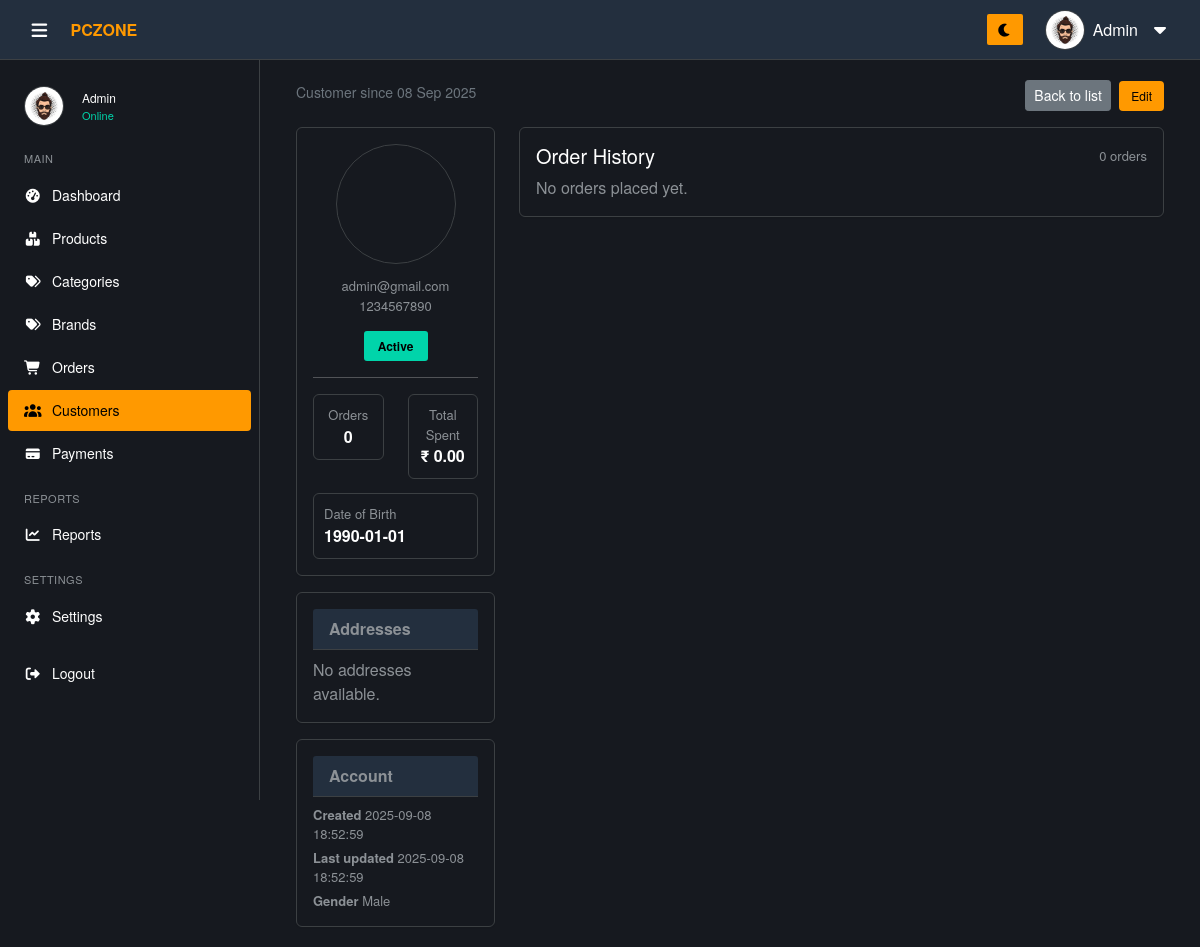
/admin/customer_view.php?id=1, run on an earlier commit of the app's database.
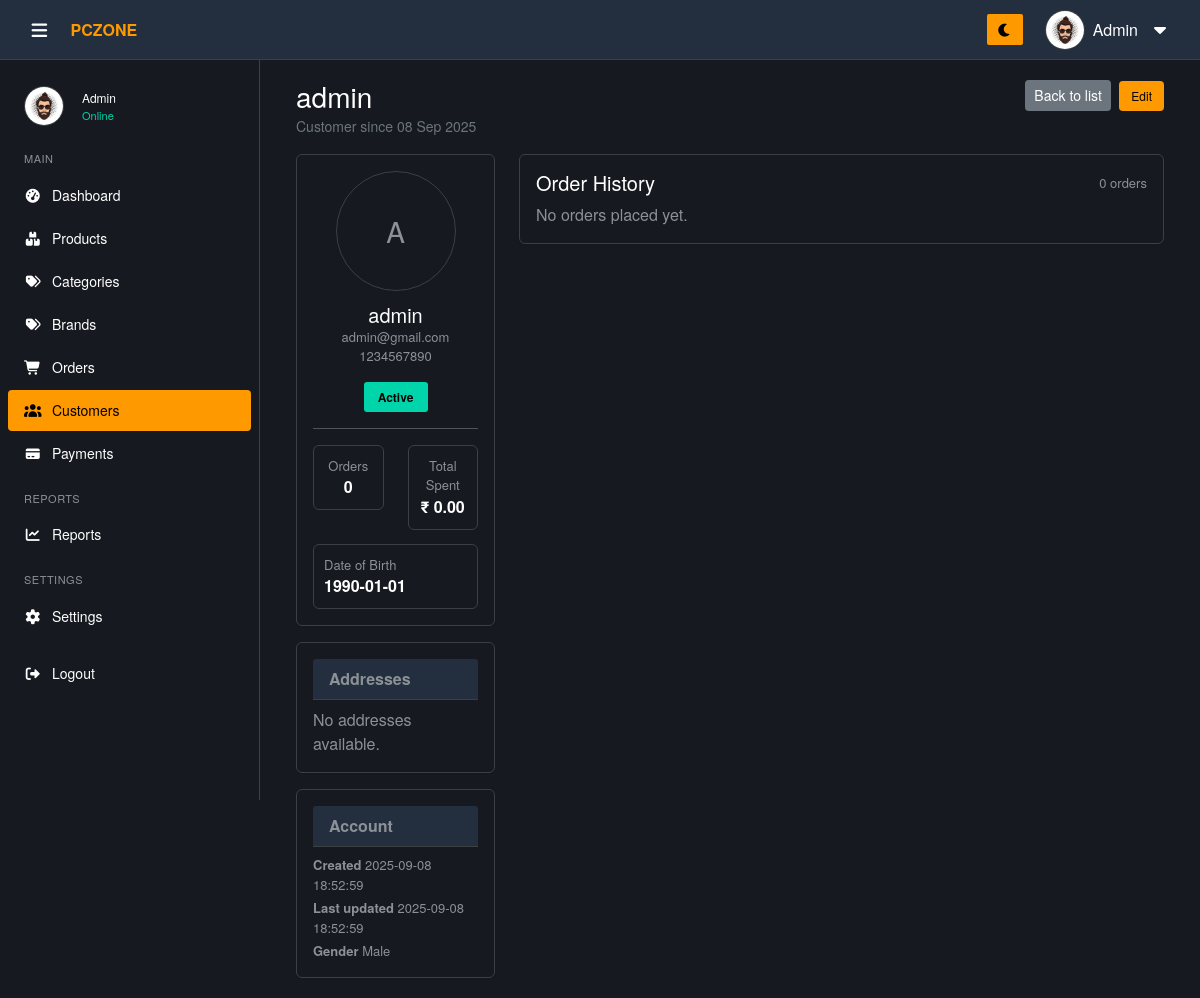
And on a later commit of the database.
### tables this page shows
CREATE TABLE IF NOT EXISTS users (
    user_id INT AUTO_INCREMENT PRIMARY KEY,
    username VARCHAR(150),
    email VARCHAR(100) UNIQUE NOT NULL,
    password VARCHAR(255) NOT NULL,
    date_of_birth DATE DEFAULT NULL,
    gender ENUM('Male','Female','Other') DEFAULT NULL,
    phone VARCHAR(20),
    email_verified BOOLEAN DEFAULT FALSE,
    role ENUM('admin','user') NOT NULL DEFAULT 'user',
    status ENUM('active','inactive') DEFAULT 'active',
    last_login DATETIME DEFAULT NULL,
    created_at TIMESTAMP DEFAULT CURRENT_TIMESTAMP,
    updated_at TIMESTAMP DEFAULT CURRENT_TIMESTAMP ON UPDATE CURRENT_TIMESTAMP
);

### admin/customer_view.php (the view, shortened to what this page needs)
<?php
require_once '../includes/db_connect.php';
function h($s)
{
  return htmlspecialchars((string)$s, ENT_QUOTES, 'UTF-8');
}
$customer_id = isset($_GET['id']) && ctype_digit($_GET['id']) ? (int)$_GET['id'] : 0;
$stmt = mysqli_prepare($conn, "
  SELECT user_id, username, email, phone, date_of_birth, gender,
         status, created_at, updated_at
  FROM users WHERE user_id = ?
");
mysqli_stmt_bind_param($stmt, 'i', $customer_id);
mysqli_stmt_execute($stmt);
$res = mysqli_stmt_get_result($stmt);
$customer = mysqli_fetch_assoc($res);
$stmt = mysqli_prepare($conn, "SELECT COUNT(*) AS orders_count, COALESCE(SUM(total_amount),0) AS total_purchases FROM orders WHERE user_id = ?");
mysqli_stmt_bind_param($stmt, 'i', $customer_id);
mysqli_stmt_execute($stmt);
$r = mysqli_stmt_get_result($stmt);
$totals = mysqli_fetch_assoc($r);
$orders_count = (int)($totals['orders_count'] ?? 0);
$total_purchases = (float)($totals['total_purchases'] ?? 0.0);
$stmt = mysqli_prepare($conn, "SELECT address_id, full_name, phone, address_line1, address_line2, city, state, zip, country, is_default FROM user_address WHERE user_id = ? ORDER BY is_default DESC, address_id ASC");
mysqli_stmt_bind_param($stmt, 'i', $customer_id);
mysqli_stmt_execute($stmt);
$addresses_res = mysqli_stmt_get_result($stmt);
$addresses = mysqli_fetch_all($addresses_res, MYSQLI_ASSOC);
$stmt = mysqli_prepare($conn, "
  SELECT o.order_id, o.order_date, o.order_status, o.total_amount, o.tracking_number, o.shipping_method, o.paid_at,
         o.order_notes, o.cancelled_at, o.refunded_at, o.shipped_date, o.delivered_date,
         COALESCE(p.payment_status,'Pending') AS payment_status,
         (SELECT COUNT(*) FROM order_items oi WHERE oi.order_id = o.order_id) AS items_count,
         b.full_name AS bill_name, b.address_line1 AS bill_line1, b.city AS bill_city, b.state AS bill_state, b.zip AS bill_zip, b.country AS bill_country,
         s.full_name AS ship_name, s.address_line1 AS ship_line1, s.city AS ship_city, s.state AS ship_state, s.zip AS ship_zip, s.country AS ship_country
  FROM orders o
  LEFT JOIN (SELECT order_id, MAX(payment_status) AS payment_status FROM payments GROUP BY order_id) p ON p.order_id = o.order_id
  LEFT JOIN user_address b ON b.address_id = o.billing_address_id
  LEFT JOIN user_address s ON s.address_id = o.shipping_address_id
  WHERE o.user_id = ?
  ORDER BY o.order_date DESC
");
mysqli_stmt_bind_param($stmt, 'i', $customer_id);
mysqli_stmt_execute($stmt);
$orders_res = mysqli_stmt_get_result($stmt);
$orders = mysqli_fetch_all($orders_res, MYSQLI_ASSOC);
?>
<!doctype html>
<html lang="en">
<head>
  <?php include './includes/header-link.php'; ?>
</head>
<body>
  <?php
  include './includes/header.php';
  include './includes/sidebar.php';
  ?>
  <main class="main-content pt-5 mt-4">
    <div class="container mt-2 customer-profile">
      <div class="d-flex justify-content-between align-items-start mb-3">
        <div>
          <h3 class="mb-0"><?= h($customer['username']) ?></h3>
          <small class="text-muted">Customer since <?= h(date('d M Y', strtotime($customer['created_at']))) ?></small>
        </div>
        <div class="text-end">
          <a href="customers.php" class="btn btn-sm btn-secondary">Back to list</a>
          <a href="edit_customer.php?id=<?= (int)$customer['user_id'] ?>" class="btn btn-add ms-1">Edit</a>
        </div>
      </div>
      <div class="row gy-3">
        <div class="col-lg-3">
          <div class="card theme-card p-3 mb-3">
            <div class="card-body text-center d-flex flex-column align-items-center p-0">
              <?php if (!empty($customer['profile_image']) && file_exists('../uploads/' . $customer['profile_image'])): ?>
                <img src="../uploads/<?= h($customer['profile_image']) ?>" alt="profile" class="avatar-lg mb-2" style="object-fit:cover;">
              <?php else: ?>
                <div class="avatar-lg mb-2"><?= strtoupper(substr($customer['username'], 0, 1)) ?></div>
              <?php endif; ?>
              <h5 class="mt-1 mb-0"><?= h($customer['username']) ?></h5>
              <div class="muted-small"><?= h($customer['email']) ?></div>
              <div class="muted-small mb-2"><?= h($customer['phone'] ?: '—') ?></div>
              <div class="d-flex justify-content-center gap-2 mt-2">
                <span class="stock-badge <?= ($customer['status'] === 'active') ? 'in-stock' : ($customer['status'] === 'inactive' ? 'low-stock' : 'out-of-stock') ?>"><?= h(ucfirst($customer['status'])) ?></span>
              </div>
            </div>
            <hr>
            <div class="row meta-row">
              <div class="col-6">
                <div class="stat-box text-center">
                  <div class="muted-small">Orders</div>
                  <div class="fw-bold"><?= $orders_count ?></div>
                </div>
              </div>
              <div class="col-6">
                <div class="stat-box text-center">
                  <div class="muted-small">Total Spent</div>
                  <div class="fw-bold">₹ <?= number_format($total_purchases, 2) ?></div>
                </div>
              </div>
              <div class="col-12 mt-2">
                <div class="stat-box">
                  <div class="muted-small">Date of Birth</div>
                  <div class="fw-bold"><?= $customer['date_of_birth'] ? h($customer['date_of_birth']) : '—' ?></div>
                </div>
              </div>
            </div>
          </div>
          <div class="card theme-card p-3 mb-3">
            <div class="card-header mb-2">Addresses</div>
            <?php if (count($addresses) === 0): ?>
              <p class="text-muted mb-0">No addresses available.</p>
            <?php endif; ?>
          </div>
          <div class="card theme-card p-3">
            <div class="card-header mb-2">Account</div>
            <div class="muted-small mb-1"><strong>Created</strong> <?= h($customer['created_at']) ?></div>
            <div class="muted-small mb-1"><strong>Last updated</strong> <?= h($customer['updated_at']) ?></div>
            <div class="muted-small"><strong>Gender</strong> <?= h($customer['gender'] ?: '—') ?></div>
          </div>
        </div>
        <div class="col-lg-9">
          <div class="card theme-card p-3 mb-3">
            <div class="d-flex justify-content-between align-items-center mb-2">
              <h5 class="mb-0">Order History</h5>
              <small class="muted-small"><?= count($orders) ?> orders</small>
            </div>
            <?php if (count($orders) === 0): ?>
              <p class="text-muted mb-0">No orders placed yet.</p>
            <?php endif; ?>
          </div>
        </div>
      </div>
    </div>
  </main>
</body>
</html>

### admin/includes/header-link.php
<link rel="stylesheet" href="./assets/vendor/bootstrap/css/bootstrap.min.css">
<link rel="stylesheet" href="./assets/vendor/fontawesome/css/all.min.css">
<link rel="stylesheet" href="./assets/css/style.css">

### admin/includes/header.php (shortened to what this page needs)
<?php
$userName = trim(($_SESSION['full_name'] ?? '')) ?: ($_SESSION['username'] ?? 'Admin');
?>
<header class="admin-header">
  <div class="left-section">
    <button id="hamburger" class="hamburger" type="button" aria-label="Toggle sidebar">
      <i class="fas fa-bars"></i>
    </button>
    <a href="dashboard.php" class="brand-link">
      <span style="color:#ff9900; font-weight:700;">PC</span>ZONE
    </a>
  </div>
  <div class="right-section">
    <button id="themeToggle" class="admin-button" type="button" aria-label="Toggle theme">
      <i id="themeIcon" class="fas fa-moon"></i>
    </button>
    <div class="dropdown">
      <button class="user-btn d-flex align-items-center gap-2" id="userDropdown" data-bs-toggle="dropdown" aria-expanded="false">
        <img src="./assets/images/admin.jpg" alt="avatar" class="admin-avatar">
        <span class="d-none d-sm-inline"><?= htmlspecialchars($userName) ?></span>
        <i class="fas fa-caret-down ms-1"></i>
      </button>
    </div>
  </div>
</header>

### admin/includes/sidebar.php
<?php
function active($name)
{
  if (!empty($GLOBALS['current_page'])) {
    return ($GLOBALS['current_page'] === $name) ? 'active' : '';
  }
  return (basename($_SERVER['PHP_SELF']) === $name . '.php') ? 'active' : '';
}
?>
<aside id="sidebar" class="sidebar">
  <div class="admin-profile d-flex align-items-center px-3 mb-3">
    <img src="./assets/images/admin.jpg" alt="avatar" class="admin-avatar">
    <div class="admin-info ms-2">
      <strong><?= htmlspecialchars($_SESSION['full_name'] ?? $_SESSION['username'] ?? 'Admin') ?></strong>
      <span class="status">Online</span>
    </div>
  </div>
  <nav class="nav-links px-2">
    <div class="nav-title">Main</div>
    <a href="index.php" class="<?= active('dashboard') ?>">
      <span class="icon"><i class="fas fa-tachometer-alt"></i></span>
      <span class="label">Dashboard</span>
    </a>
    <a href="./product.php" class="<?= active('product') ?>">
      <span class="icon"><i class="fas fa-boxes"></i></span>
      <span class="label">Products</span>
    </a>
    <a href="./categories.php" class="<?= active('categories') ?>">
      <span class="icon"><i class="fas fa-tags"></i></span>
      <span class="label">Categories</span>
    </a>
    <a href="./brands.php" class="<?= active('brands') ?>">
      <span class="icon"><i class="fas fa-tags"></i></span>
      <span class="label">Brands</span>
    </a>
    <a href="./orders.php" class="<?= active('orders') ?>">
      <span class="icon"><i class="fas fa-shopping-cart"></i></span>
      <span class="label">Orders</span>
    </a>
    <a href="./customers.php" class="<?= active(name: 'customers') ?>">
      <span class="icon"><i class="fas fa-users"></i></span>
      <span class="label">Customers</span>
    </a>
    <a href="./payment.php" class="<?= active('payments') ?>">
      <span class="icon"><i class="fas fa-credit-card"></i></span>
      <span class="label">Payments</span>
    </a>
    <div class="nav-title mt-3">Reports</div>
    <a href="./reports.php" class="<?= active('reports') ?>">
      <span class="icon"><i class="fas fa-chart-line"></i></span>
      <span class="label">Reports</span>
    </a>
    <div class="nav-title mt-3">Settings</div>
    <a href="./settings.php" class="<?= active('settings') ?>">
      <span class="icon"><i class="fas fa-cog"></i></span>
      <span class="label">Settings</span>
    </a>
    <a href="./logout.php" class="mt-3">
      <span class="icon"><i class="fas fa-sign-out-alt"></i></span>
      <span class="label">Logout</span>
    </a>
  </nav>
</aside>

### admin/customer_view.php (style rules this page uses)
.avatar-lg { width: 120px; height: 120px; border-radius: 50%; display: flex; align-items: center; justify-content: center; font-size: 28px; background: var(--bg-section); color: var(--text-muted); border: 1px solid var(--border-color); }
.stat-box { border-radius: 6px; background: var(--bg-card); border: 1px solid var(--border-color); padding: 10px; }
.muted-small { color: var(--text-muted); font-size: 13px; }
.meta-row .col-6 { padding-bottom: 6px; }

What changed in the data, as far as the page shows it:
changed users "admin@gmail.com": username (not shown) → "admin"; username (not shown) → "A"
